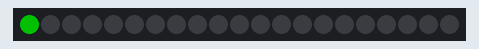
Recording of a sketch running on a simulated Arduino Uno, built with avr-gcc and run on an emulated ATmega328P. Parts: 21 RGB LEDs in strip order, left to right. Dim RGB values are drawn brighter than linear; colours are those a GRB WS2812 strip shows for the declared byte order; what the sketch prints to the serial monitor is not drawn.

Above: at 0.15 s.
At 4.98 s:
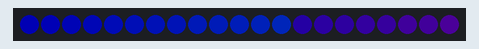
At 10.11 s:
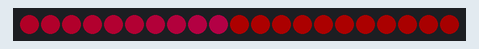
At 20.06 s:
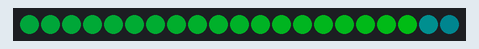
At 29.71 s:
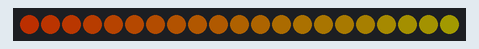
At 39.91 s:
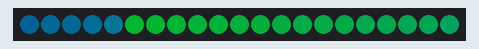

The sketch:

Etape_4_5_UCA_Board_RGBLED.ino
```cpp
// Etape_4_5_UCA_Board_RGBLED
// Le code est écrit en C++ : voir main.cpp (setup/loop) et les classes .h/.cpp de ce dossier.
// Ce fichier .ino doit exister (même nom que le dossier) pour que l'Arduino IDE ouvre le projet.
```

BandeauLed.cpp
```cpp
#include "BandeauLed.h"

void BandeauLed::begin(uint8_t luminosite) {
  // Si les couleurs sont inversées sur la carte, remplacer RGB par GRB
  FastLED.addLeds<WS2812, BROCHE_DONNEES, RGB>(leds_, NB_LEDS);
  FastLED.setBrightness(luminosite);
  remplir(CRGB::Black);
  afficher();
}

void BandeauLed::definir(uint8_t index, const CRGB& couleur) {
  if (index < NB_LEDS) {
    leds_[index] = couleur;
  }
}

void BandeauLed::remplir(const CRGB& couleur) {
  fill_solid(leds_, NB_LEDS, couleur);
}

void BandeauLed::attenuer(uint8_t facteur) {
  for (CRGB& led : leds_) {
    led.nscale8(facteur);
  }
}

void BandeauLed::afficher() {
  FastLED.show();
}
```

BandeauLed.h
```cpp
#pragma once
#include <Arduino.h>
#include <FastLED.h>

// Les 21 LEDs RGB WS2812 de la carte UCA (ligne de données sur D4).
class BandeauLed {
public:
  static constexpr uint8_t NB_LEDS = 21;
  static constexpr uint8_t BROCHE_DONNEES = 4;

  void begin(uint8_t luminosite = 84);
  void definir(uint8_t index, const CRGB& couleur);
  void remplir(const CRGB& couleur);
  void attenuer(uint8_t facteur);  // multiplie chaque LED par facteur/256
  void afficher();

private:
  CRGB leds_[NB_LEDS];
};
```

main.cpp
```cpp
// Étape 4.5 – 21 LEDs RGB : effet « cylon » multicolore (57600 bauds)
#include <Arduino.h>
#include "BandeauLed.h"

namespace {
constexpr unsigned long DEBIT_BAUDS = 57600;
constexpr uint8_t FACTEUR_ATTENUATION = 250;  // 250/256 par pas
constexpr unsigned long PAS_MS = 10;

BandeauLed bandeau;
uint8_t teinte = 0;

void allumerEtAttenuer(uint8_t index) {
  bandeau.definir(index, CHSV(teinte++, 255, 255));
  bandeau.afficher();
  bandeau.attenuer(FACTEUR_ATTENUATION);
  delay(PAS_MS);
}
}  // namespace

void setup() {
  Serial.begin(DEBIT_BAUDS);
  Serial.println("resetting");
  bandeau.begin(84);
}

void loop() {
  Serial.print("x");
  for (uint8_t i = 0; i < BandeauLed::NB_LEDS; ++i) {  // aller
    allumerEtAttenuer(i);
  }
  Serial.print("x");
  for (int i = BandeauLed::NB_LEDS - 1; i >= 0; --i) {  // retour
    allumerEtAttenuer(static_cast<uint8_t>(i));
  }
}
```
